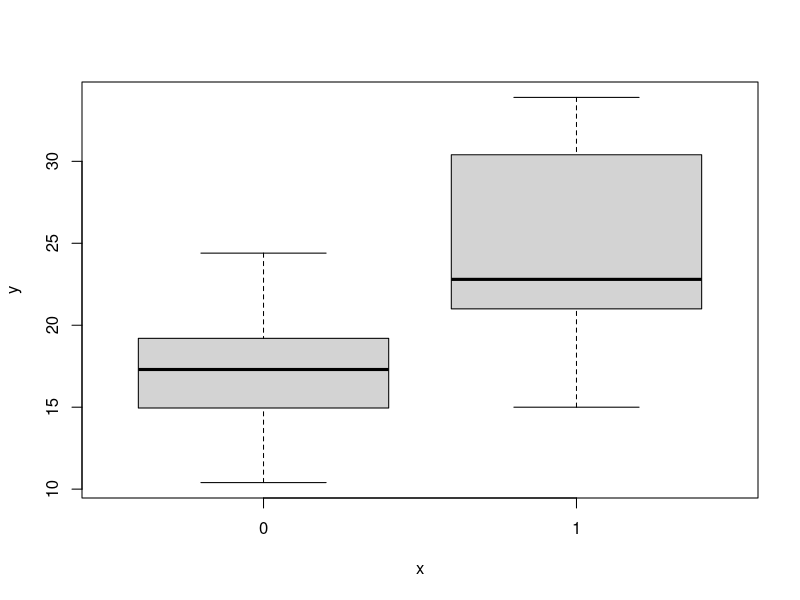
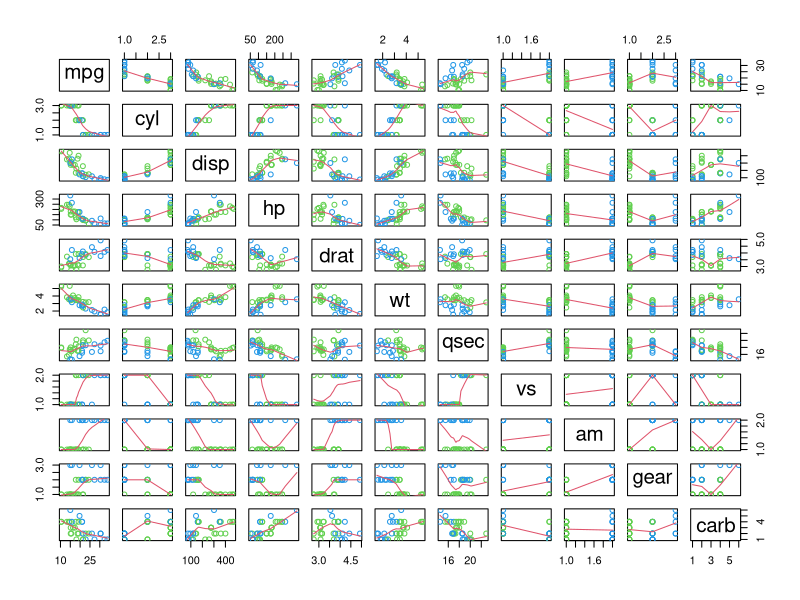
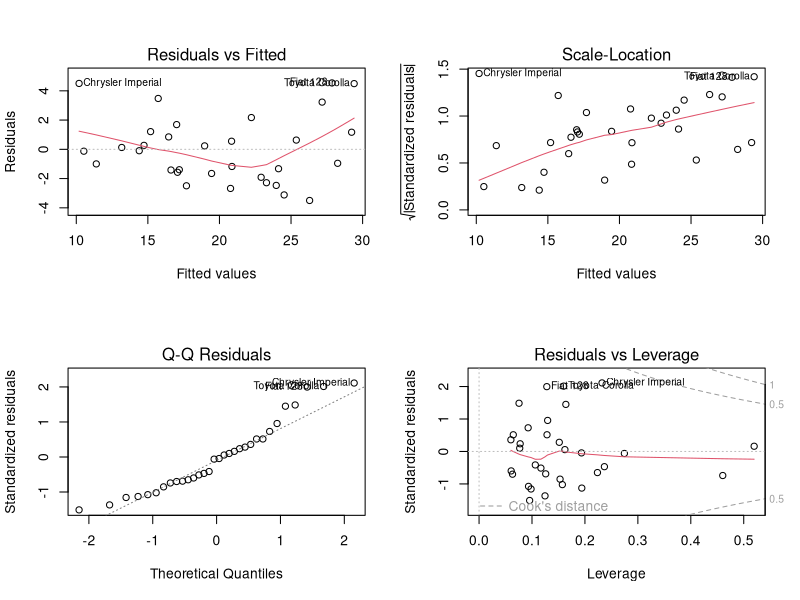

Generate these figures, in order, with R:
data(mtcars)

mtcars[,c(2,8:11)] <- lapply(mtcars[,c(2,8:11)], as.factor)

plot(mtcars$am, mtcars$mpg)
pairs(mtcars, panel = panel.smooth, col = 3 + (mtcars$am == 1))
cor(mtcars[sapply(mtcars, is.numeric)])

summary(lm(mpg ~ ., data = mtcars))$adj.r.squared
summary(lm(mpg ~ am, data = mtcars))$adj.r.squared

summary(lm(mpg ~ . - cyl - gear - carb - vs - disp - drat, data = mtcars))

mdl <- lm(mpg ~ . - cyl - gear - carb - vs - disp - drat, data = mtcars)

## residual diagnostics
par(mfcol = c(2,2))
plot(mdl)

sort(rstandard(mdl), decreasing = T)[1:4]

sort(hatvalues(mdl), decreasing = TRUE)[1:4]

sort(dfbetas(mdl)[,5], decreasing = T)[1:4]

press <- resid(mdl) / (1 - hatvalues(mdl))
sort(press, decreasing = T)[1:4]

mtcars[rownames(mtcars) %in% c("Chrysler Imperial", "Fiat 128", "Toyota Corolla"),]
